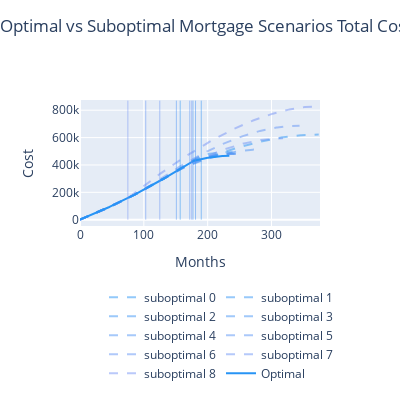

Write notebook code for a chart like this one.
### Code cell
scenario_1 = scenarios_results['scenario1']
plots.scenerio_comp_plot(
                total_periods = scenario_1['sub_total_periods_arr'], 
                suboptimal_cost_arr = scenario_1['suboptimal_cost_arr'], 
                optimal_cost_arr = scenario_1['optimal_cumcost'], 
                month_start_optimal = scenario_1['months_to_wait_opt'],
                show = False
                
                )

### Figure 1 — Plotly figure (JSON) as saved in the notebook; plotly's stock layout.template omitted (floating-point values rounded to 4 significant figures; data arrays with more than 128 entries replaced by an {"elided": "..."} marker saying what was removed)
{"data": [{"line": {"color": "rgba(39, 148, 245, 0.5)", "dash": "dash"}, "name": "suboptimal 0", "type": "scatter", "x": {"elided": "375 int values"}, "y": {"elided": "375 float values"}}, {"line": {"color": "rgba(49, 148, 245, 0.5)", "dash": "dash"}, "name": "suboptimal 1", "type": "scatter", "x": {"elided": "240 int values"}, "y": {"elided": "240 float values"}}, {"line": {"color": "rgba(59, 148, 245, 0.5)", "dash": "dash"}, "name": "suboptimal 2", "type": "scatter", "x": {"elided": "251 int values"}, "y": {"elided": "251 float values"}}, {"line": {"color": "rgba(69, 148, 245, 0.5)", "dash": "dash"}, "name": "suboptimal 3", "type": "scatter", "x": {"elided": "243 int values"}, "y": {"elided": "243 float values"}}, {"line": {"color": "rgba(79, 148, 245, 0.5)", "dash": "dash"}, "name": "suboptimal 4", "type": "scatter", "x": {"elided": "285 int values"}, "y": {"elided": "285 float values"}}, {"line": {"color": "rgba(89, 148, 245, 0.5)", "dash": "dash"}, "name": "suboptimal 5", "type": "scatter", "x": {"elided": "258 int values"}, "y": {"elided": "258 float values"}}, {"line": {"color": "rgba(99, 148, 245, 0.5)", "dash": "dash"}, "name": "suboptimal 6", "type": "scatter", "x": {"elided": "345 int values"}, "y": {"elided": "345 float values"}}, {"line": {"color": "rgba(109, 148, 245, 0.5)", "dash": "dash"}, "name": "suboptimal 7", "type": "scatter", "x": {"elided": "319 int values"}, "y": {"elided": "319 float values"}}, {"line": {"color": "rgba(119, 148, 245, 0.5)", "dash": "dash"}, "name": "suboptimal 8", "type": "scatter", "x": {"elided": "377 int values"}, "y": {"elided": "377 float values"}}, {"line": {"color": "rgba(39, 148, 245, 1)"}, "name": "Optimal", "type": "scatter", "x": {"elided": "235 int values"}, "y": {"elided": "235 float values"}}], "layout": {"height": 400, "hovermode": "x unified", "hoversubplots": "axis", "legend": {"orientation": "h", "x": 0.1, "y": -0.45}, "shapes": [{"line": {"color": "rgba(39, 148, 245, 0.5)", "width": 1}, "type": "line", "x0": 157, "x1": 157, "y0": 0, "y1": 870000.0}, {"line": {"color": "rgba(49, 148, 245, 0.5)", "width": 1}, "type": "line", "x0": 190, "x1": 190, "y0": 0, "y1": 870000.0}, {"line": {"color": "rgba(59, 148, 245, 0.5)", "width": 1}, "type": "line", "x0": 177, "x1": 177, "y0": 0, "y1": 870000.0}, {"line": {"color": "rgba(69, 148, 245, 0.5)", "width": 1}, "type": "line", "x0": 181, "x1": 181, "y0": 0, "y1": 870000.0}, {"line": {"color": "rgba(79, 148, 245, 0.5)", "width": 1}, "type": "line", "x0": 151, "x1": 151, "y0": 0, "y1": 870000.0}, {"line": {"color": "rgba(89, 148, 245, 0.5)", "width": 1}, "type": "line", "x0": 172, "x1": 172, "y0": 0, "y1": 870000.0}, {"line": {"color": "rgba(99, 148, 245, 0.5)", "width": 1}, "type": "line", "x0": 103, "x1": 103, "y0": 0, "y1": 870000.0}, {"line": {"color": "rgba(109, 148, 245, 0.5)", "width": 1}, "type": "line", "x0": 125, "x1": 125, "y0": 0, "y1": 870000.0}, {"line": {"color": "rgba(119, 148, 245, 0.5)", "width": 1}, "type": "line", "x0": 75, "x1": 75, "y0": 0, "y1": 870000.0}, {"line": {"color": "rgba(119, 148, 245, 0.5)", "width": 1}, "type": "line", "x0": 175, "x1": 175, "y0": 0, "y1": 870000.0}], "title": {"text": "Optimal vs Suboptimal Mortgage Scenarios Total Cost", "x": 0, "y": 0.95}, "width": 400, "xaxis": {"title": {"text": "Months"}}, "yaxis": {"title": {"text": "Cost"}}}}
